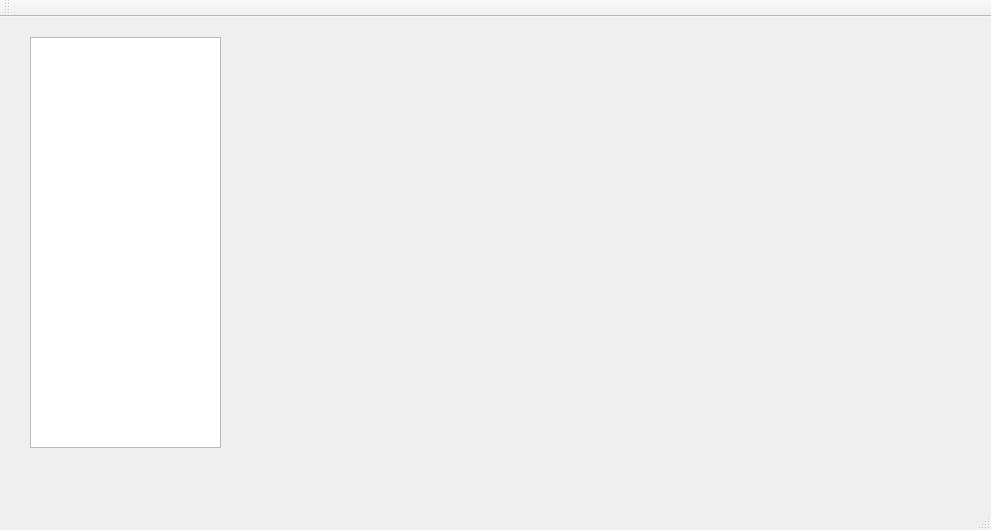
<?xml version="1.0" encoding="UTF-8"?>
<ui version="4.0">
 <class>MainWindow</class>
 <widget class="QMainWindow" name="MainWindow">
  <property name="windowModality">
   <enum>Qt::ApplicationModal</enum>
  </property>
  <property name="geometry">
   <rect>
    <x>0</x>
    <y>0</y>
    <width>991</width>
    <height>530</height>
   </rect>
  </property>
  <property name="windowTitle">
   <string>MainWindow</string>
  </property>
  <property name="iconSize">
   <size>
    <width>50</width>
    <height>50</height>
   </size>
  </property>
  <property name="tabShape">
   <enum>QTabWidget::Triangular</enum>
  </property>
  <widget class="QWidget" name="centralWidget">
   <widget class="QListWidget" name="listWidget">
    <property name="geometry">
     <rect>
      <x>30</x>
      <y>20</y>
      <width>191</width>
      <height>411</height>
     </rect>
    </property>
   </widget>
   <widget class="QStackedWidget" name="stackedWidget">
    <property name="geometry">
     <rect>
      <x>250</x>
      <y>30</y>
      <width>641</width>
      <height>391</height>
     </rect>
    </property>
    <property name="currentIndex">
     <number>-1</number>
    </property>
   </widget>
  </widget>
  <widget class="QMenuBar" name="menuBar">
   <property name="geometry">
    <rect>
     <x>0</x>
     <y>0</y>
     <width>991</width>
     <height>22</height>
    </rect>
   </property>
  </widget>
  <widget class="QToolBar" name="mainToolBar">
   <attribute name="toolBarArea">
    <enum>TopToolBarArea</enum>
   </attribute>
   <attribute name="toolBarBreak">
    <bool>false</bool>
   </attribute>
  </widget>
  <widget class="QStatusBar" name="statusBar"/>
  <action name="actionaction1">
   <property name="text">
    <string>OK/NG</string>
   </property>
  </action>
  <action name="actionone">
   <property name="text">
    <string>one</string>
   </property>
  </action>
 </widget>
 <layoutdefault spacing="6" margin="11"/>
 <resources/>
 <connections/>
</ui>
